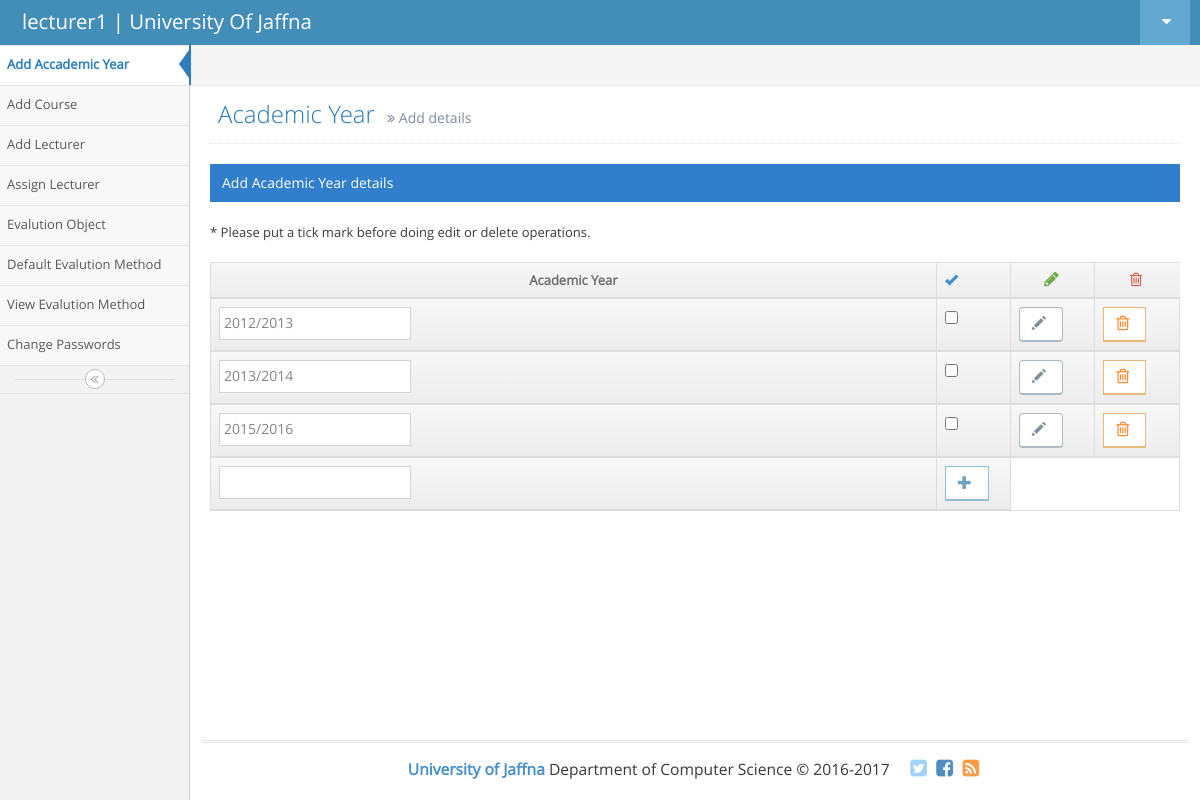
The app's page /dept_hd_academic_year.php (signed in) with its own data.
### tables this page shows
CREATE TABLE `ac_year` (
  `id` int(11) NOT NULL,
  `year` varchar(10) NOT NULL,
  `dep_id` int(5) NOT NULL
);

### dept_hd_academic_year.php (the view, shortened to what this page needs)
<!DOCTYPE html>
<html lang="en">
	<head>
		<link rel="stylesheet" href="assets/css/bootstrap.min.css" />
		<link rel="stylesheet" href="assets/font-awesome/4.5.0/css/font-awesome.min.css" />
		<link rel="stylesheet" href="assets/css/ace.min.css" class="ace-main-stylesheet" id="main-ace-style" />
		<link rel="stylesheet" href="assets/css/ace-skins.min.css" />
		<link rel="stylesheet" href="assets/css/ace-rtl.min.css" />
	</head>
	<body class="no-skin">
		<div id="navbar" class="navbar navbar-default          ace-save-state">
			<div class="navbar-container ace-save-state" id="navbar-container">
				<div class="navbar-header pull-left">
					<a href="dept_hd_academic_year.php" class="navbar-brand">
						<small>
							<?php echo $_SESSION['sess_username'];
							?>
 | University Of Jaffna
						</small>
					</a>
				</div>
				<div class="navbar-buttons navbar-header pull-right" role="navigation">
					<ul class="nav ace-nav">
						<li class="light-blue dropdown-modal">
							<a data-toggle="dropdown" href="#" class="dropdown-toggle">
								<i class="ace-icon fa fa-caret-down"></i>
							</a>
						</li>
					</ul>
				</div>
			</div>
		</div>
		<div class="main-container ace-save-state" id="main-container">
			<div id="sidebar" class="sidebar                  responsive                    ace-save-state">
				<ul class="nav nav-list">
					<li class="active">
						<a href="dept_hd_academic_year.php">
							<span class="menu-text">Add Accademic Year</span>
						</a>
					</li>
					<li class="">
						<a href="dept_hd_index.php">
							<span class="menu-text">Add Course</span>
						</a>
					</li>
					<li class="">
						<a href="dept_hd_add_lecturer.php">
							<span class="menu-text">Add Lecturer</span>
						</a>
					</li>
					<li class="">
						<a href="dept_hd_assign_lecturer.php">
							<span class="menu-text">Assign Lecturer</span>
						</a>
					</li>
					<li class="">
						<a href="dept_hd_evalution.php">
							<span class="menu-text">Evalution Object</span><br>
						</a>
					</li>
					<li class="">
						<a href="dept_hd_custom1.php">
							<span class="menu-text">Default Evalution Method</span><br>
						</a>
					</li>
					<li class="">
						<a href="dept_hd_view_method.php">
							<span class="menu-text">View Evalution Method</span><br>
						</a>
					</li>
					<li class="">
						<a href="dept_hd_change_password.php">
							<span class="menu-text">Change Passwords</span>
						</a>
					</li>
				</ul>
				<div class="sidebar-toggle sidebar-collapse" id="sidebar-collapse">
					<i id="sidebar-toggle-icon" class="ace-icon fa fa-angle-double-left ace-save-state" data-icon1="ace-icon fa fa-angle-double-left" data-icon2="ace-icon fa fa-angle-double-right"></i>
				</div>
			</div>
			<div class="main-content">
				<div class="main-content-inner">
					<div class="breadcrumbs ace-save-state" id="breadcrumbs">
					</div>
					<div class="page-content">
<div class="page-header">
							<h1>
								Academic Year
								<small>
									<i class="ace-icon fa fa-angle-double-right"></i>
									Add details
								</small>
							</h1>
						</div>
						<div class="row">
							<div class="col-xs-12">
								<div class="row">
									<div class="col-xs-12">
										<div class="clearfix">
										</div>
										<div class="table-header">
											Add Academic Year details
										</div>
											<br>
											* Please put a tick mark before doing edit or delete operations.
										<div align="center"  >
<html>
<body>
<center>
<br>
<?php
$query ="SELECT * FROM ac_year WHERE ac_year.dep_id=(SELECT signup.dep_id FROM signup WHERE signup.username='".$_SESSION['sess_username']."') ";
$result=mysql_query($query);
$i =0;
?>
<form  action="<?php echo $_SERVER['PHP_SELF']; ?>" method="POST" >
<table id="simple-table" class="table  table-bordered table-hover">
											<thead>
  <tr>
   <th width="600"> <div align="center">Academic Year</div></th>
    <span class="green">
	<th  width="20"> <div ><a class="blue" href="#"><i class="ace-icon glyphicon glyphicon-ok"></i></a> </div></th>
    <th width="70"> <div align="center"><a class="green" href="#"><i class="ace-icon fa fa-pencil bigger-130"></i></a> </div></th></span>
    <th width="70"> <div align="center"><a class="red" href="#"><i class="ace-icon fa fa-trash-o bigger-120"></i></a> </div></th>
  </tr>
<?php
while($query_row =mysql_fetch_array($result))
   {
	   echo "<td>";
	   echo '<input type="text" value ="'.$query_row['year'].'" name ="fn'.$i.'"/>';
	   echo "</td>";
			echo "<td>";
	    echo '<input type="checkbox" name="check-all'.$i.'" />';
	    echo "</td>";
echo "<td>";
		 echo '<button class="btn btn-white btn-default btn-round" name ="updatebtn'.$i.'" >
												<i class="ace-icon glyphicon glyphicon-pencil"></i>
											</button>';
	    echo "</td>";
	    echo "<td>";
		 echo '<button class="btn btn-white btn-warning btn-bold" name ="deletebtn'.$i.'" >
												<i class="ace-icon fa fa-trash-o bigger-120 orange"></i>
											</button>';
	    echo "</td>";
		$i++;
   }
   echo "<tr>";
    echo "<td>";
    echo '<input type ="text" name = "txtfn"/>';
    echo "</td>";
    echo "<td>";
	echo'<button class="btn btn-white btn-info btn-bold" type ="submit" name ="addbtn">
												<i class="ace-icon glyphicon glyphicon-plus"></i>
											</button>';
    echo "</td>";
   echo "</tr>";
?>
</thead>
</table>
</form>
</center>
</body>
</html>
										</div>
									</div>
								</div>
							</div>
						</div>
					</div>
				</div>
			</div>
			<div class="footer">
				<div class="footer-inner">
					<div class="footer-content">
						<span class="bigger-120">
							<span class="blue bolder">University of Jaffna</span>
							Department of Computer Science &copy; 2016-2017
						</span>
						<span class="action-buttons">
							<a href="#">
								<i class="ace-icon fa fa-twitter-square light-blue bigger-150"></i>
							</a>
							<a href="#">
								<i class="ace-icon fa fa-facebook-square text-primary bigger-150"></i>
							</a>
							<a href="#">
								<i class="ace-icon fa fa-rss-square orange bigger-150"></i>
							</a>
						</span>
					</div>
				</div>
			</div>
		</div>
	</body>
</html>

### records on screen
ac_year: year "2012/2013"
ac_year: fn1 "2013/2014"
ac_year: year "2015/2016"

### other values on screen
$_SESSION['sess_username'] "lecturer1"
